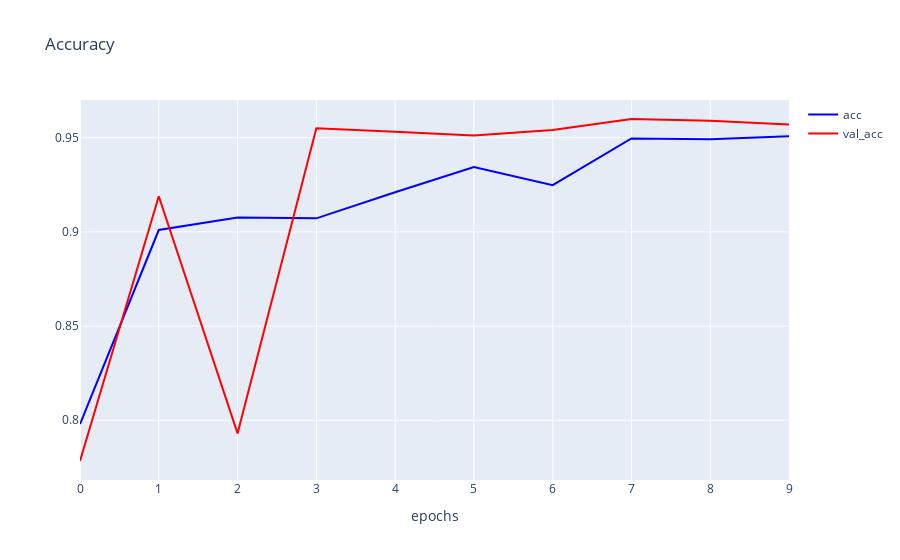

Here is the notebook cell this chart was saved with:
### Code cell
h1 = go.Scatter(y=history.history['accuracy'],
                    mode="lines", line=dict(
                    width=2,
                    color='blue'),
                    name="acc"
                   )
h2 = go.Scatter(y=history.history['val_accuracy'],
                    mode="lines", line=dict(
                    width=2,
                    color='red'),
                    name="val_acc"
                   )

data = [h1,h2]
layout1 = go.Layout(title='Accuracy',
                   xaxis=dict(title='epochs'),
                   yaxis=dict(title=''))
fig1 = go.Figure(data = data, layout=layout1)
plotly.offline.iplot(fig1)

### Figure 1 — Plotly figure (JSON) as saved in the notebook; plotly's stock layout.template omitted (floating-point values rounded to 4 significant figures)
{"data": [{"line": {"color": "blue", "width": 2}, "mode": "lines", "name": "acc", "type": "scatter", "y": [0.7979, 0.901, 0.9077, 0.9072, 0.921, 0.9344, 0.9249, 0.9497, 0.9492, 0.9509]}, {"line": {"color": "red", "width": 2}, "mode": "lines", "name": "val_acc", "type": "scatter", "y": [0.7783, 0.9189, 0.793, 0.9551, 0.9531, 0.9512, 0.9541, 0.96, 0.959, 0.957]}], "layout": {"title": {"text": "Accuracy"}, "xaxis": {"title": {"text": "epochs"}}, "yaxis": {"title": {"text": ""}}}}
